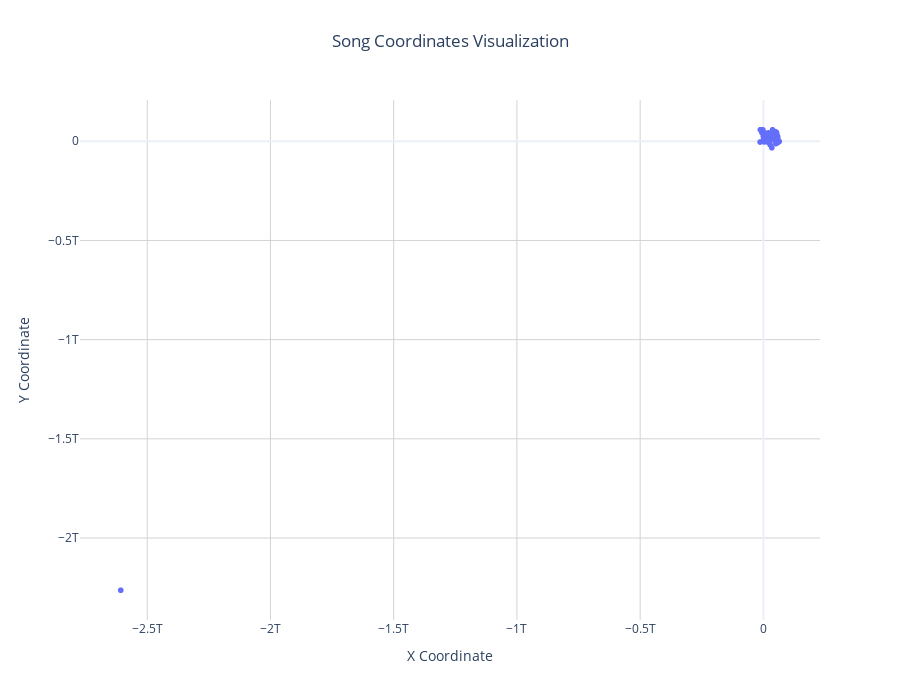

The code cell stored with this chart in its notebook:
### Code cell
import plotly.express as px
import plotly.graph_objects as go
import numpy as np
from sklearn.cluster import KMeans
import pandas as pd

def downsample_points(points, labels, max_points=10000):
    """
    Downsample points using K-means clustering if the dataset is too large.
    Returns both the downsampled points and the indices used for downsampling.
    """
    if len(points) <= max_points:
        return points, labels, np.arange(len(points))
    
    # Use K-means for intelligent downsampling
    kmeans = KMeans(n_clusters=max_points, random_state=42)
    kmeans.fit(points)
    
    # Find the closest points to each cluster center
    distances = np.linalg.norm(points[:, np.newaxis] - kmeans.cluster_centers_, axis=2)
    closest_point_indices = np.argmin(distances, axis=0)
    
    return points[closest_point_indices], np.array(labels)[closest_point_indices], closest_point_indices

def create_interactive_plot(points, labels, title="Labeled Points", downsample_threshold=10000):
    """
    Create an interactive Plotly scatter plot with optional downsampling
    """
    # Convert points and labels to pandas DataFrame for easier plotting
    if len(points) > downsample_threshold:
        print(f"Downsampling from {len(points)} to {downsample_threshold} points...")
        points_plot, labels_plot, _ = downsample_points(points, labels, downsample_threshold)
    else:
        points_plot, labels_plot = points, labels
    
    df = pd.DataFrame({
        'x': points_plot[:, 0],
        'y': points_plot[:, 1],
        'label': labels_plot
    })
    
    # Create the interactive plot
    fig = px.scatter(
        df,
        x='x',
        y='y',
        hover_data=['label'],
        title=title,
        labels={'x': 'X Coordinate', 'y': 'Y Coordinate'},
    )
    
    # Customize the layout
    fig.update_traces(
        marker=dict(size=6),
        hovertemplate="<b>Label:</b> %{customdata[0]}<br>" +
                     "<b>X:</b> %{x:.2f}<br>" +
                     "<b>Y:</b> %{y:.2f}<br>" +
                     "<extra></extra>"  # This removes the secondary box
    )
    
    fig.update_layout(
        template='plotly_white',
        hovermode='closest',
        width=900,
        height=700,
        showlegend=False,
        title={
            'y':0.95,
            'x':0.5,
            'xanchor': 'center',
            'yanchor': 'top'
        }
    )
    
    # Add gridlines
    fig.update_xaxes(showgrid=True, gridwidth=1, gridcolor='LightGray')
    fig.update_yaxes(showgrid=True, gridwidth=1, gridcolor='LightGray')
    
    return fig

# Example usage with your data:
points = model.songCordinates.detach().numpy()
labels = [label.replace('$', '') for label in model.songs]

# Create and display the plot
fig = create_interactive_plot(points, labels, "Song Coordinates Visualization")
fig.show()

### Figure 1 — Plotly figure (JSON) as saved in the notebook; plotly's stock layout.template omitted (floating-point values rounded to 4 significant figures; data arrays with more than 128 entries replaced by an {"elided": "..."} marker saying what was removed)
{"data": [{"customdata": {"elided": "10000x1 str values"}, "hovertemplate": "<b>Label:</b> %{customdata[0]}<br><b>X:</b> %{x:.2f}<br><b>Y:</b> %{y:.2f}<br><extra></extra>", "legendgroup": "", "marker": {"color": "#636efa", "size": 6, "symbol": "circle"}, "mode": "markers", "name": "", "showlegend": false, "type": "scattergl", "x": {"elided": "10000 float values"}, "xaxis": "x", "y": {"elided": "10000 float values"}, "yaxis": "y"}], "layout": {"height": 700, "hovermode": "closest", "legend": {"tracegroupgap": 0}, "showlegend": false, "title": {"text": "Song Coordinates Visualization", "x": 0.5, "xanchor": "center", "y": 0.95, "yanchor": "top"}, "width": 900, "xaxis": {"anchor": "y", "domain": [0, 1], "gridcolor": "LightGray", "gridwidth": 1, "showgrid": true, "title": {"text": "X Coordinate"}}, "yaxis": {"anchor": "x", "domain": [0, 1], "gridcolor": "LightGray", "gridwidth": 1, "showgrid": true, "title": {"text": "Y Coordinate"}}}}
